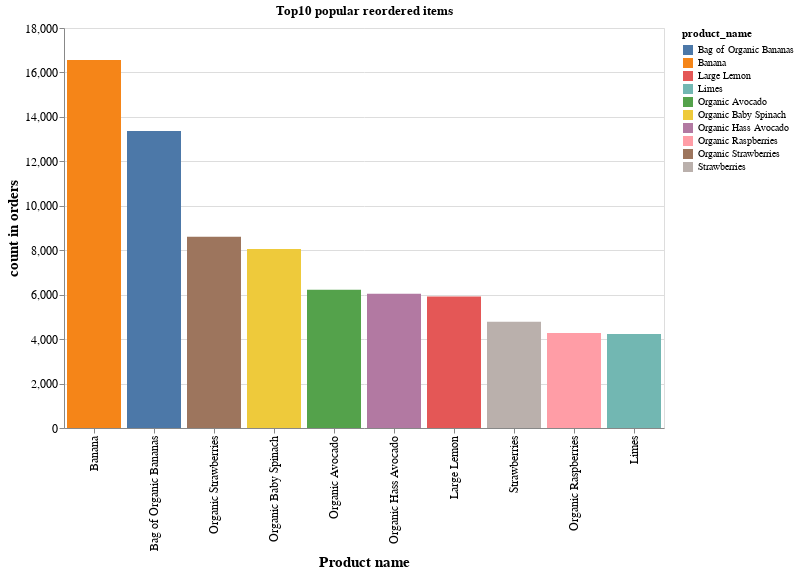

Notebook cell for this chart:
### Code cell
reorder_products_top10 = reorder_products.limit(10).toPandas()
reorder_products_top10_chart = (alt.Chart(reorder_products_top10, title='Top10 popular reordered items').encode(x = alt.Y('product_name', sort = '-y', title = 'Product name'),
                                   y = alt.Y('count', title = 'count in orders'),
                                   color = 'product_name',
                                   tooltip = 'count').mark_bar()).properties(width = 600, height = 400).configure_axis(labelFontSize=12, titleFontSize = 15)
reorder_products_top10_chart

### Figure 1 — Vega-Lite specification as saved in the notebook (floating-point values rounded to 4 significant figures)
{"config": {"view": {"continuousWidth": 400, "continuousHeight": 300}, "axis": {"labelFontSize": 12, "titleFontSize": 15}}, "data": {"name": "data-7f6e9340dd3e68b9be89b7aafa33e8ed"}, "mark": "bar", "encoding": {"color": {"field": "product_name", "type": "nominal"}, "tooltip": {"field": "count", "type": "quantitative"}, "x": {"field": "product_name", "sort": "-y", "title": "Product name", "type": "nominal"}, "y": {"field": "count", "title": "count in orders", "type": "quantitative"}}, "height": 400, "title": "Top10 popular reordered items", "width": 600, "$schema": "https://vega.github.io/schema/vega-lite/v4.17.0.json", "datasets": {"data-7f6e9340dd3e68b9be89b7aafa33e8ed": [{"product_name": "Banana", "count": 16557}, {"product_name": "Bag of Organic Bananas", "count": 13362}, {"product_name": "Organic Strawberries", "count": 8603}, {"product_name": "Organic Baby Spinach", "count": 8055}, {"product_name": "Organic Avocado", "count": 6226}, {"product_name": "Organic Hass Avocado", "count": 6042}, {"product_name": "Large Lemon", "count": 5923}, {"product_name": "Strawberries", "count": 4786}, {"product_name": "Organic Raspberries", "count": 4279}, {"product_name": "Limes", "count": 4234}]}}
